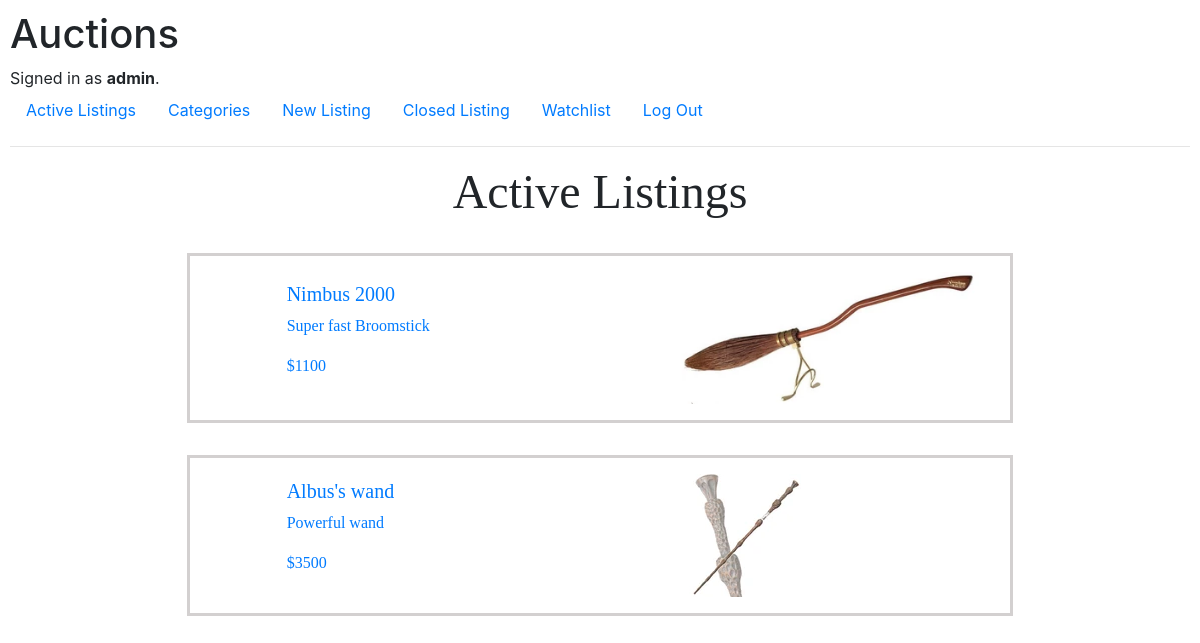
Screenshot of / (signed in) with the database file from the repository.
### auctions/models.py (models this page shows, shortened)
class User(AbstractUser):
    def __str__(self):
        return f"{self.username : {self.password}}"

class Auction(models.Model):
    title = models.CharField(max_length=64)
    price = models.IntegerField()
    vendor = models.CharField(max_length=64)
    description = models.CharField(max_length=512)
    image = models.ImageField(upload_to='images',default="Empty")
    category = models.CharField(max_length=64, default="Empty")
    active = models.BooleanField(default=True)
    winner = models.CharField(max_length=64, default="Empty")

### auctions/views.py (the view)
# urls.py: path("", views.index, name="index"),
def index(request):
    return render(request, "auctions/index.html",{
        "auctions" : Auction.objects.all()
    })

### auctions/templates/auctions/index.html
{% extends "auctions/layout.html" %} {% block body %}
<h2 class="page-title">Active Listings</h2>
{% for auction in auctions %}
{% if auction.active == True %}
<div class="item container-fluid">
  <div class="item-text-cont col-5" >
    <a class="item-link" href="/item/{{auction.title}}">
      <h5 class="item-title">{{ auction.title }}</h5>
    <p class="item-description">{{auction.description }}</p>
    <p class="item-price">${{auction.price }}</p>
  </a>
  </div>
  <div class="item-img-cont col-5">
    {% if auction.image == "Empty" %}
    <img class="item-img img-fluid" src="/static/media/images/sorry.jpeg">
    {% else %}
    <img class="item-img img-fluid" src="/static/media/{{auction.image}}">
    {% endif %}
  </div>
</div>
{% endif %}
{% endfor %} {% endblock %}

### auctions/templates/auctions/layout.html (shortened to what this page needs)
{% load static %}
<!DOCTYPE html>
<html lang="en">
    <head>
        <link rel="stylesheet" href="https://stackpath.bootstrapcdn.com/bootstrap/4.4.1/css/bootstrap.min.css">
        <link href="{% static 'auctions/styles.css' %}" rel="stylesheet">
    </head>
    <body>
        <h1>Auctions</h1>
        <div>
            {% if user.is_authenticated %}
                Signed in as <strong>{{ user.username }}</strong>.
            {% else %}
                Not signed in.
            {% endif %}
        </div>
        <ul class="nav">
            <li class="nav-item">
                <a class="nav-link" href="{% url 'index' %}">Active Listings</a>
            </li>
            <li class="nav-item">
                <a class="nav-link" href="{% url 'categories' %}">Categories</a>
            </li>
            {% if user.is_authenticated %}
                <li class="nav-item">
                    <a class="nav-link" href="{% url 'new' %}">New Listing</a>
                </li>
                <li class="nav-item">
                    <a class="nav-link" href="{% url 'closed_listing' %}">Closed Listing</a>
                </li>
                <li class="nav-item">
                    <a class="nav-link" href="{% url 'watchlist' %}">Watchlist</a>
                </li>
                <li class="nav-item">
                    <a class="nav-link" href="{% url 'logout' %}">Log Out</a>
                </li>
            {% endif %}
        </ul>
        <hr>
        {% block body %}
        {% endblock %}
    </body>
</html>

### auctions/static/auctions/styles.css (style rules this page uses)
body { padding: 10px; }
p { font-family: Copperplate; }
h5 { font-family: Copperplate; }
.page-title { text-align: center; margin-bottom: 2rem; font-size: 3rem; font-family: Copperplate; }
.item { border-style: solid; border-color: rgb(211, 208, 208); margin-bottom: 2rem; display: flex; flex-wrap: wrap; width: 70%; padding: 1rem; }
.item-text-cont { margin: auto; }
a { text-decoration: none; }

### rows the page displays
User: username "admin"
Auction: title "Nimbus 2000", description "Super fast Broomstick", price "1100", image (picture)
Auction: title "Albus's wand", description "Powerful wand", price "3500", image (picture)
